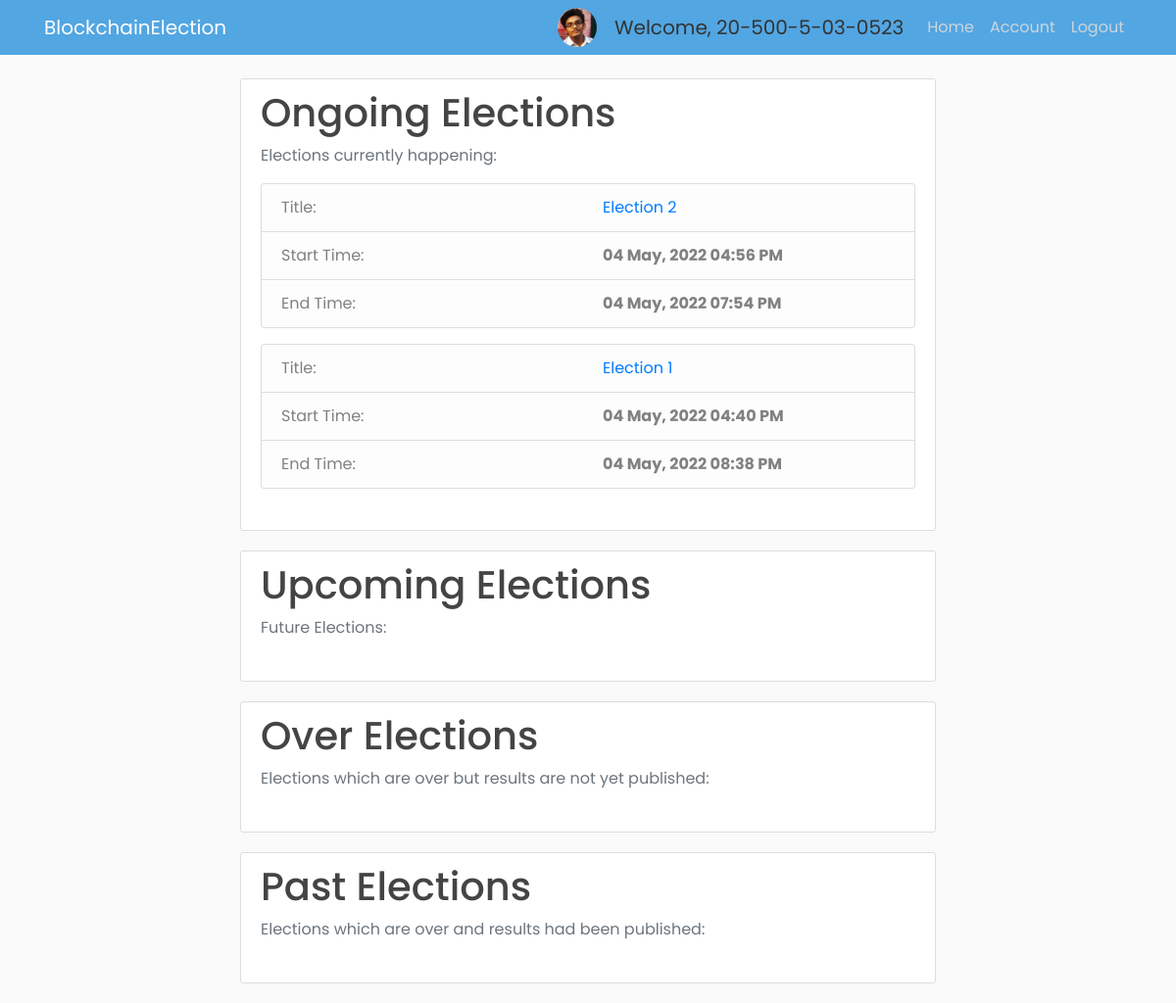
Screenshot of /home (signed in) with the database file from the repository.
### app/models.py (models this page shows, shortened)
class Voter(db.Model, UserMixin):
    id = db.Column(db.Integer, primary_key=True)
    cin = db.Column(db.String(30), unique=True, nullable=False)
    name = db.Column(db.String(255), nullable=False)
    email = db.Column(db.String(30), unique=True, nullable=False)
    dept = db.Column(db.String(4), db.ForeignKey('department.dept_code'), nullable=False)
    imagefile = db.Column(db.String(20), nullable=False, default='default.jpg')
    password = db.Column(db.String(60), nullable=False)
    join_year = db.Column(db.Integer, nullable=False, default=2016)
    is_admin = db.Column(db.Boolean, default=False, nullable=False)

class Election(db.Model):
    election_id = db.Column(db.String(5), primary_key=True, nullable=False)
    election_title = db.Column(db.String(255), nullable=False)
    create_date = db.Column(db.DateTime, nullable=False, default=datetime.utcnow)
    start_date = db.Column(db.DateTime, nullable=False, default=datetime.utcnow)
    end_date = db.Column(db.DateTime, db.CheckConstraint("end_date > start_date"), nullable=False)
    public_key = db.Column(db.Text, nullable=False)
    max_attempt = db.Column(db.Integer, nullable=False, default=3)
    election_state = db.Column(db.String(30), db.CheckConstraint("election_state in ('upcoming', 'ongoing', 'over', 'counting_finished','past')"))
    results_published = db.Column(db.Boolean, nullable=False, default=False)

### app/routes.py (the view)
@app.route("/home")
def home():
    elections = elections = Election.query.order_by(Election.start_date.desc()).all()
    election_util.update_election_state()
    return render_template("home.html", elections=elections)

### app/election_util.py (called while the page is built)
def update_election_state():
    from app import db
    from app.models import Election
    from datetime import datetime
    elections = Election.query.all()
    for election in elections:
        if election.election_state == 'counting_finished':
            continue
        elif election.start_date <= datetime.now() <= election.end_date:
            election.election_state = 'ongoing'
        elif datetime.now() < election.start_date:
            election.election_state = 'upcoming'
        elif datetime.now() > election.end_date and election.results_published == False:
            election.election_state = 'over'
        elif datetime.now() > election.end_date and election.results_published == True:
            election.election_state = 'past'
    db.session.commit()
    print("Election states updated at", datetime.now())

### app/models.py (called while the page is built)
@login_manager.user_loader
def load_user(user_id):
    return Voter.query.get(int(user_id))

### app/routes.py (called while the page is built)
@app.after_request
def after_request(response):
    response.headers["Cache-Control"] = "no-store, no-cache, must-revalidate, post-check=0, pre-check=0"
    return response

### app/templates/home.html (shortened to what this page needs)
{% extends "home_base.html" %}
{% block content %}
{% include 'ongoing_elections.html' %}
{% include 'upcoming_elections.html' %}
{% include 'over_elections.html' %}
{% include 'past_elections.html' %}
{% endblock content %}

### app/templates/navbar.html (shortened to what this page needs)
<header class="site-header">
  <nav class="navbar navbar-expand-md navbar-dark bg-steel fixed-top">
    <div class="container">
      <a class="navbar-brand mr-4" href="{{ url_for('home') }}">BlockchainElection</a>
      <div class="collapse navbar-collapse" id="navbarToggle">
        <div class="navbar-nav ml-auto">
          {% if current_user.is_admin %}
          <img class="rounded-circle account-img-small" src="/static/profile_pics/{{ current_user.imagefile }}">
          <a class="navbar-brand disabled ml-2" style="cursor: default;">Welcome, {{ current_user.cin }}</a>
          {% raw %}
          {% endraw %}
          <a class="nav-item nav-link" href="{{ url_for('admin') }}">Home</a>
          <a class="nav-item nav-link" href="{{ url_for('account') }}">Account</a>
          <a class="nav-item nav-link" href="{{ url_for('logout') }}">Logout</a>
          {% elif current_user.is_authenticated %}
          <img class="rounded-circle account-img-small" src="/static/profile_pics/{{ current_user.imagefile }}">
          <a class="navbar-brand disabled ml-2" style="cursor: default;">Welcome, {{ current_user.cin }}</a>
          <a class="nav-item nav-link" href="{{ url_for('voter') }}">Home</a>
          <a class="nav-item nav-link" href="{{ url_for('account') }}">Account</a>
          <a class="nav-item nav-link" href="{{ url_for('logout') }}">Logout</a>
          {% else %}
            <a class="nav-item nav-link" href="{{ url_for('login') }}">Login</a>
            <a class="nav-item nav-link" href="{{ url_for('register') }}">Register</a>
          {% endif %}
        </div>
      </div>
    </div>
  </nav>
</header>

### app/templates/ongoing_elections.html
{% block ongoing_elections %}
<div class="content-section">
  <h1>Ongoing Elections</h1>
  <p class='text-muted'>Elections currently happening:
  <ul class="list-group">
      {% for election in elections %}
          {% if election.election_state == 'ongoing' %}
              <ul class="list-group mb-3">
                <li class="list-group-item list-group-item-light">
                    <div class="row">
                        <div class="col">
                            <span class="list-group-item-label">Title: </span>
                        </div>
                        <div class="col">
                            <span><a href="{{ url_for('view_election', id=election.election_id) }}">{{ election.election_title }}</a></span>
                        </div>
                    </div>
                </li>
                <li class="list-group-item list-group-item-light">
                    <div class="row">
                        <div class="col"><span class="list-group-item-label">Start Time: </span></div>
                        <div class="col"><span class="font-weight-bold">{{ election.start_date.strftime('%d %B, %Y %I:%M %p') }}</span></div>
                    </div>
                </li>
                <li class="list-group-item list-group-item-light">
                    <div class="row">
                        <div class="col"><span class="list-group-item-label">End Time: </span></div>
                        <div class="col"><span class="font-weight-bold">{{ election.end_date.strftime('%d %B, %Y %I:%M %p') }}</span></div>
                    </div>
                </li>
            </ul>
          {% endif %}
      {% endfor %}
  </ul>
  </p>
</div>
{% endblock ongoing_elections %}

### app/static/main.css (style rules this page uses)
body { background: #fafafa; color: #333333; margin-top: 5rem; font-family: "Poppins", sans-serif; }
h1, h2, h3, h4, h5, h6 { color: #444444; }
.bg-steel { background-color: #52a6e2; }
.site-header .navbar-nav .nav-link { color: #cbd5db; }
.content-section { background: #ffffff; padding: 10px 20px; border: 1px solid #dddddd; border-radius: 3px; margin-bottom: 20px; }
.account-img-small { height: 40px; width: 40px; margin-right: 10px; }

### rows the page displays
Voter: imagefile (picture), cin "20-500-5-03-0523"
Election: election_title "Election 2", start_date "04 May, 2022 04:56 PM", end_date "04 May, 2022 07:54 PM"
Election: election_title "Election 1", start_date "04 May, 2022 04:40 PM", end_date "04 May, 2022 08:38 PM"
